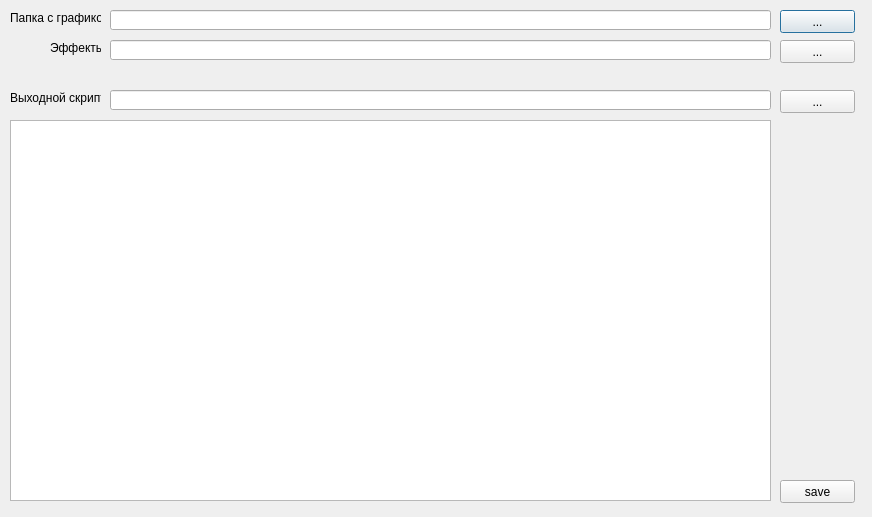
<?xml version="1.0" encoding="UTF-8"?>
<ui version="4.0">
 <class>MakeSpritesClass</class>
 <widget class="QDialog" name="MakeSpritesClass">
  <property name="geometry">
   <rect>
    <x>0</x>
    <y>0</y>
    <width>872</width>
    <height>517</height>
   </rect>
  </property>
  <property name="windowTitle">
   <string>MakeSprites</string>
  </property>
  <widget class="QLineEdit" name="pathLink">
   <property name="geometry">
    <rect>
     <x>110</x>
     <y>10</y>
     <width>661</width>
     <height>20</height>
    </rect>
   </property>
  </widget>
  <widget class="QLabel" name="label">
   <property name="geometry">
    <rect>
     <x>10</x>
     <y>10</y>
     <width>91</width>
     <height>16</height>
    </rect>
   </property>
   <property name="text">
    <string>Папка с графикой</string>
   </property>
  </widget>
  <widget class="QPushButton" name="butPathLink">
   <property name="geometry">
    <rect>
     <x>780</x>
     <y>10</y>
     <width>75</width>
     <height>23</height>
    </rect>
   </property>
   <property name="text">
    <string>...</string>
   </property>
  </widget>
  <widget class="QPushButton" name="butSave">
   <property name="geometry">
    <rect>
     <x>780</x>
     <y>480</y>
     <width>75</width>
     <height>23</height>
    </rect>
   </property>
   <property name="text">
    <string>save</string>
   </property>
  </widget>
  <widget class="QTextEdit" name="info">
   <property name="geometry">
    <rect>
     <x>10</x>
     <y>120</y>
     <width>761</width>
     <height>381</height>
    </rect>
   </property>
  </widget>
  <widget class="QPushButton" name="butFileName">
   <property name="geometry">
    <rect>
     <x>780</x>
     <y>90</y>
     <width>75</width>
     <height>23</height>
    </rect>
   </property>
   <property name="text">
    <string>...</string>
   </property>
  </widget>
  <widget class="QLineEdit" name="fileName">
   <property name="geometry">
    <rect>
     <x>110</x>
     <y>90</y>
     <width>661</width>
     <height>20</height>
    </rect>
   </property>
  </widget>
  <widget class="QLabel" name="label_3">
   <property name="geometry">
    <rect>
     <x>10</x>
     <y>90</y>
     <width>91</width>
     <height>16</height>
    </rect>
   </property>
   <property name="text">
    <string>Выходной скрипт</string>
   </property>
  </widget>
  <widget class="QLabel" name="label_4">
   <property name="geometry">
    <rect>
     <x>50</x>
     <y>40</y>
     <width>51</width>
     <height>16</height>
    </rect>
   </property>
   <property name="text">
    <string>Эффекты</string>
   </property>
  </widget>
  <widget class="QPushButton" name="butPathFX">
   <property name="geometry">
    <rect>
     <x>780</x>
     <y>40</y>
     <width>75</width>
     <height>23</height>
    </rect>
   </property>
   <property name="text">
    <string>...</string>
   </property>
  </widget>
  <widget class="QLineEdit" name="pathFX">
   <property name="geometry">
    <rect>
     <x>110</x>
     <y>40</y>
     <width>661</width>
     <height>20</height>
    </rect>
   </property>
  </widget>
 </widget>
 <layoutdefault spacing="6" margin="11"/>
 <resources>
  <include location="makesprites.qrc"/>
 </resources>
 <connections/>
</ui>
